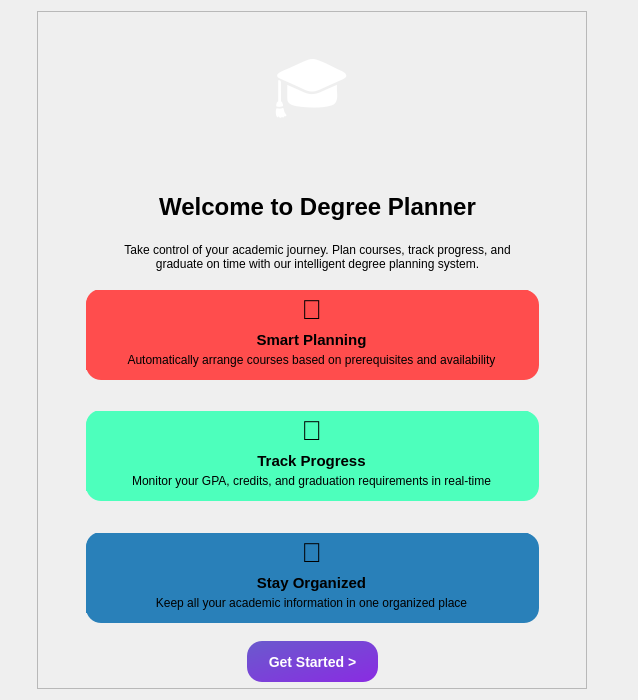
      <widget class="QWidget" name="page_1">
       <layout class="QHBoxLayout" name="horizontalLayout">
        <item>
         <spacer name="horizontalSpacer">
          <property name="orientation">
           <enum>Qt::Orientation::Horizontal</enum>
          </property>
          <property name="sizeHint" stdset="0">
           <size>
            <width>26</width>
            <height>20</height>
           </size>
          </property>
         </spacer>
        </item>
        <item alignment="Qt::AlignmentFlag::AlignHCenter|Qt::AlignmentFlag::AlignVCenter">
         <widget class="QFrame" name="frame">
          <property name="sizePolicy">
           <sizepolicy hsizetype="Minimum" vsizetype="Fixed">
            <horstretch>0</horstretch>
            <verstretch>0</verstretch>
           </sizepolicy>
          </property>
          <property name="minimumSize">
           <size>
            <width>550</width>
            <height>678</height>
           </size>
          </property>
          <property name="frameShape">
           <enum>QFrame::Shape::StyledPanel</enum>
          </property>
          <property name="frameShadow">
           <enum>QFrame::Shadow::Raised</enum>
          </property>
          <property name="lineWidth">
           <number>21</number>
          </property>
          <property name="midLineWidth">
           <number>16</number>
          </property>
          <widget class="QLabel" name="label">
           <property name="geometry">
            <rect>
             <x>210</x>
             <y>20</y>
             <width>128</width>
             <height>128</height>
            </rect>
           </property>
           <property name="styleSheet">
            <string notr="true">QLabel {
    background: qlineargradient(x1:0, y1:0, x2:1, y2:1, 
            stop:0 #3B82F6, stop:1 #8B5CF6);
        border-radius: 64px;                    
        color: white; 
        font-size: 48pt;                     
        font-weight: bold; 
    }</string>
           </property>
           <property name="text">
            <string>🎓</string>
           </property>
           <property name="alignment">
            <set>Qt::AlignmentFlag::AlignCenter</set>
           </property>
          </widget>
          <widget class="QLabel" name="label_2">
           <property name="geometry">
            <rect>
             <x>110</x>
             <y>160</y>
             <width>341</width>
             <height>71</height>
            </rect>
           </property>
           <property name="font">
            <font>
             <pointsize>18</pointsize>
             <bold>true</bold>
            </font>
           </property>
           <property name="text">
            <string>Welcome to Degree Planner</string>
           </property>
           <property name="alignment">
            <set>Qt::AlignmentFlag::AlignCenter</set>
           </property>
          </widget>
          <widget class="QLabel" name="label_3">
           <property name="geometry">
            <rect>
             <x>80</x>
             <y>200</y>
             <width>401</width>
             <height>91</height>
            </rect>
           </property>
           <property name="text">
            <string>Take control of your academic journey. Plan courses, track progress, and graduate on time with our intelligent degree planning system.</string>
           </property>
           <property name="alignment">
            <set>Qt::AlignmentFlag::AlignCenter</set>
           </property>
           <property name="wordWrap">
            <bool>true</bool>
           </property>
          </widget>
          <widget class="QFrame" name="frame_5">
           <property name="geometry">
            <rect>
             <x>40</x>
             <y>270</y>
             <width>471</width>
             <height>351</height>
            </rect>
           </property>
           <property name="frameShape">
            <enum>QFrame::Shape::NoFrame</enum>
           </property>
           <property name="frameShadow">
            <enum>QFrame::Shadow::Raised</enum>
           </property>
           <layout class="QVBoxLayout" name="verticalLayout_2">
            <item>
             <widget class="QFrame" name="frame_3">
              <property name="sizePolicy">
               <sizepolicy hsizetype="Preferred" vsizetype="Minimum">
                <horstretch>0</horstretch>
                <verstretch>0</verstretch>
               </sizepolicy>
              </property>
              <property name="minimumSize">
               <size>
                <width>0</width>
                <height>90</height>
               </size>
              </property>
              <property name="styleSheet">
               <string notr="true">background-color: #ff4d4d;
border-radius: 15px;       /* Adjust roundness */</string>
              </property>
              <property name="frameShape">
               <enum>QFrame::Shape::StyledPanel</enum>
              </property>
              <property name="frameShadow">
               <enum>QFrame::Shadow::Raised</enum>
              </property>
              <widget class="QLabel" name="label_4">
               <property name="geometry">
                <rect>
                 <x>0</x>
                 <y>40</y>
                 <width>451</width>
                 <height>20</height>
                </rect>
               </property>
               <property name="font">
                <font>
                 <pointsize>11</pointsize>
                 <bold>true</bold>
                </font>
               </property>
               <property name="styleSheet">
                <string notr="true">color: rgb(0, 0, 0);</string>
               </property>
               <property name="text">
                <string>Smart Planning</string>
               </property>
               <property name="alignment">
                <set>Qt::AlignmentFlag::AlignCenter</set>
               </property>
              </widget>
              <widget class="QLabel" name="label_5">
               <property name="geometry">
                <rect>
                 <x>0</x>
                 <y>60</y>
                 <width>451</width>
                 <height>20</height>
                </rect>
               </property>
               <property name="font">
                <font>
                 <pointsize>9</pointsize>
                 <bold>false</bold>
                </font>
               </property>
               <property name="styleSheet">
                <string notr="true">color: rgb(0, 0, 0);</string>
               </property>
               <property name="text">
                <string>Automatically arrange courses based on prerequisites and availability</string>
               </property>
               <property name="alignment">
                <set>Qt::AlignmentFlag::AlignCenter</set>
               </property>
              </widget>
              <widget class="QLabel" name="label_6">
               <property name="geometry">
                <rect>
                 <x>0</x>
                 <y>-1</y>
                 <width>451</width>
                 <height>41</height>
                </rect>
               </property>
               <property name="sizePolicy">
                <sizepolicy hsizetype="Preferred" vsizetype="Ignored">
                 <horstretch>0</horstretch>
                 <verstretch>0</verstretch>
                </sizepolicy>
               </property>
               <property name="font">
                <font>
                 <pointsize>20</pointsize>
                </font>
               </property>
               <property name="text">
                <string>📅</string>
               </property>
               <property name="alignment">
                <set>Qt::AlignmentFlag::AlignCenter</set>
               </property>
              </widget>
             </widget>
            </item>
            <item>
             <spacer name="verticalSpacer_2">
              <property name="orientation">
               <enum>Qt::Orientation::Vertical</enum>
              </property>
              <property name="sizeHint" stdset="0">
               <size>
                <width>20</width>
                <height>40</height>
               </size>
              </property>
             </spacer>
            </item>
            <item>
             <widget class="QFrame" name="frame_4">
              <property name="sizePolicy">
               <sizepolicy hsizetype="Preferred" vsizetype="Minimum">
                <horstretch>0</horstretch>
                <verstretch>0</verstretch>
               </sizepolicy>
              </property>
              <property name="minimumSize">
               <size>
                <width>0</width>
                <height>90</height>
               </size>
              </property>
              <property name="styleSheet">
               <string notr="true">background-color: #4dffbc;
border-radius: 15px;</string>
              </property>
              <property name="frameShape">
               <enum>QFrame::Shape::StyledPanel</enum>
              </property>
              <property name="frameShadow">
               <enum>QFrame::Shadow::Raised</enum>
              </property>
              <widget class="QLabel" name="label_9">
               <property name="geometry">
                <rect>
                 <x>0</x>
                 <y>-1</y>
                 <width>451</width>
                 <height>41</height>
                </rect>
               </property>
               <property name="sizePolicy">
                <sizepolicy hsizetype="Preferred" vsizetype="Ignored">
                 <horstretch>0</horstretch>
                 <verstretch>0</verstretch>
                </sizepolicy>
               </property>
               <property name="font">
                <font>
                 <pointsize>20</pointsize>
                </font>
               </property>
               <property name="text">
                <string>🎯</string>
               </property>
               <property name="alignment">
                <set>Qt::AlignmentFlag::AlignCenter</set>
               </property>
              </widget>
              <widget class="QLabel" name="label_7">
               <property name="geometry">
                <rect>
                 <x>0</x>
                 <y>60</y>
                 <width>451</width>
                 <height>20</height>
                </rect>
               </property>
               <property name="font">
                <font>
                 <pointsize>9</pointsize>
                 <bold>false</bold>
                </font>
               </property>
               <property name="styleSheet">
                <string notr="true">color: rgb(0, 0, 0);</string>
               </property>
               <property name="text">
                <string>Monitor your GPA, credits, and graduation requirements in real-time</string>
               </property>
               <property name="alignment">
                <set>Qt::AlignmentFlag::AlignCenter</set>
               </property>
              </widget>
              <widget class="QLabel" name="label_8">
               <property name="geometry">
                <rect>
                 <x>0</x>
                 <y>40</y>
                 <width>451</width>
                 <height>20</height>
                </rect>
               </property>
               <property name="font">
                <font>
                 <pointsize>11</pointsize>
                 <bold>true</bold>
                </font>
               </property>
               <property name="styleSheet">
                <string notr="true">color: rgb(0, 0, 0);</string>
               </property>
               <property name="text">
                <string>Track Progress</string>
               </property>
               <property name="alignment">
                <set>Qt::AlignmentFlag::AlignCenter</set>
               </property>
              </widget>
             </widget>
            </item>
            <item>
             <spacer name="verticalSpacer">
              <property name="orientation">
               <enum>Qt::Orientation::Vertical</enum>
              </property>
              <property name="sizeHint" stdset="0">
               <size>
                <width>20</width>
                <height>40</height>
               </size>
              </property>
             </spacer>
            </item>
            <item>
             <widget class="QFrame" name="frame_2">
              <property name="sizePolicy">
               <sizepolicy hsizetype="Preferred" vsizetype="Minimum">
                <horstretch>0</horstretch>
                <verstretch>0</verstretch>
               </sizepolicy>
              </property>
              <property name="minimumSize">
               <size>
                <width>0</width>
                <height>90</height>
               </size>
              </property>
              <property name="styleSheet">
               <string notr="true">background-color :#2980b9;
border-radius: 15px;</string>
              </property>
              <property name="frameShape">
               <enum>QFrame::Shape::StyledPanel</enum>
              </property>
              <property name="frameShadow">
               <enum>QFrame::Shadow::Raised</enum>
              </property>
              <widget class="QLabel" name="label_12">
               <property name="geometry">
                <rect>
                 <x>0</x>
                 <y>40</y>
                 <width>451</width>
                 <height>20</height>
                </rect>
               </property>
               <property name="font">
                <font>
                 <pointsize>11</pointsize>
                 <bold>true</bold>
                </font>
               </property>
               <property name="styleSheet">
                <string notr="true">color: rgb(0, 0, 0);</string>
               </property>
               <property name="text">
                <string>Stay Organized</string>
               </property>
               <property name="alignment">
                <set>Qt::AlignmentFlag::AlignCenter</set>
               </property>
              </widget>
              <widget class="QLabel" name="label_11">
               <property name="geometry">
                <rect>
                 <x>0</x>
                 <y>-1</y>
                 <width>451</width>
                 <height>41</height>
                </rect>
               </property>
               <property name="sizePolicy">
                <sizepolicy hsizetype="Preferred" vsizetype="Ignored">
                 <horstretch>0</horstretch>
                 <verstretch>0</verstretch>
                </sizepolicy>
               </property>
               <property name="font">
                <font>
                 <pointsize>20</pointsize>
                </font>
               </property>
               <property name="text">
                <string>📖</string>
               </property>
               <property name="alignment">
                <set>Qt::AlignmentFlag::AlignCenter</set>
               </property>
              </widget>
              <widget class="QLabel" name="label_10">
               <property name="geometry">
                <rect>
                 <x>0</x>
                 <y>60</y>
                 <width>451</width>
                 <height>20</height>
                </rect>
               </property>
               <property name="font">
                <font>
                 <pointsize>9</pointsize>
                 <bold>false</bold>
                </font>
               </property>
               <property name="styleSheet">
                <string notr="true">color: rgb(0, 0, 0);</string>
               </property>
               <property name="text">
                <string>Keep all your academic information in one organized place</string>
               </property>
               <property name="alignment">
                <set>Qt::AlignmentFlag::AlignCenter</set>
               </property>
              </widget>
             </widget>
            </item>
           </layout>
          </widget>
          <widget class="QPushButton" name="pushButton">
           <property name="geometry">
            <rect>
             <x>210</x>
             <y>630</y>
             <width>131</width>
             <height>41</height>
            </rect>
           </property>
           <property name="cursor">
            <cursorShape>PointingHandCursor</cursorShape>
           </property>
           <property name="layoutDirection">
            <enum>Qt::LayoutDirection::LeftToRight</enum>
           </property>
           <property name="styleSheet">
            <string notr="true">QPushButton {
    background-color: qlineargradient(spread:pad, x1:0, y1:0, x2:1, y2:1, stop:0 rgba(106, 90, 205, 255), stop:1 rgba(138, 43, 226, 255));
border-radius: 15px;
    color: white;
    font-weight: bold;
    padding: 10px 20px;
    font-size: 14px;
}

QPushButton:hover {
    background-color: #4db8ff;
}

QPushButton:pressed {
    background-color: #2980b9;
}

QPushButton:focus {
    outline: none;
}</string>
           </property>
           <property name="text">
            <string>Get Started &gt;</string>
           </property>
           <property name="autoDefault">
            <bool>false</bool>
           </property>
           <property name="default">
            <bool>false</bool>
           </property>
           <property name="flat">
            <bool>false</bool>
           </property>
          </widget>
          <zorder>frame_5</zorder>
          <zorder>label</zorder>
          <zorder>label_2</zorder>
          <zorder>label_3</zorder>
          <zorder>pushButton</zorder>
         </widget>
        </item>
        <item>
         <spacer name="horizontalSpacer_2">
          <property name="orientation">
           <enum>Qt::Orientation::Horizontal</enum>
          </property>
          <property name="sizeHint" stdset="0">
           <size>
            <width>40</width>
            <height>20</height>
           </size>
          </property>
         </spacer>
        </item>
       </layout>
      </widget>
